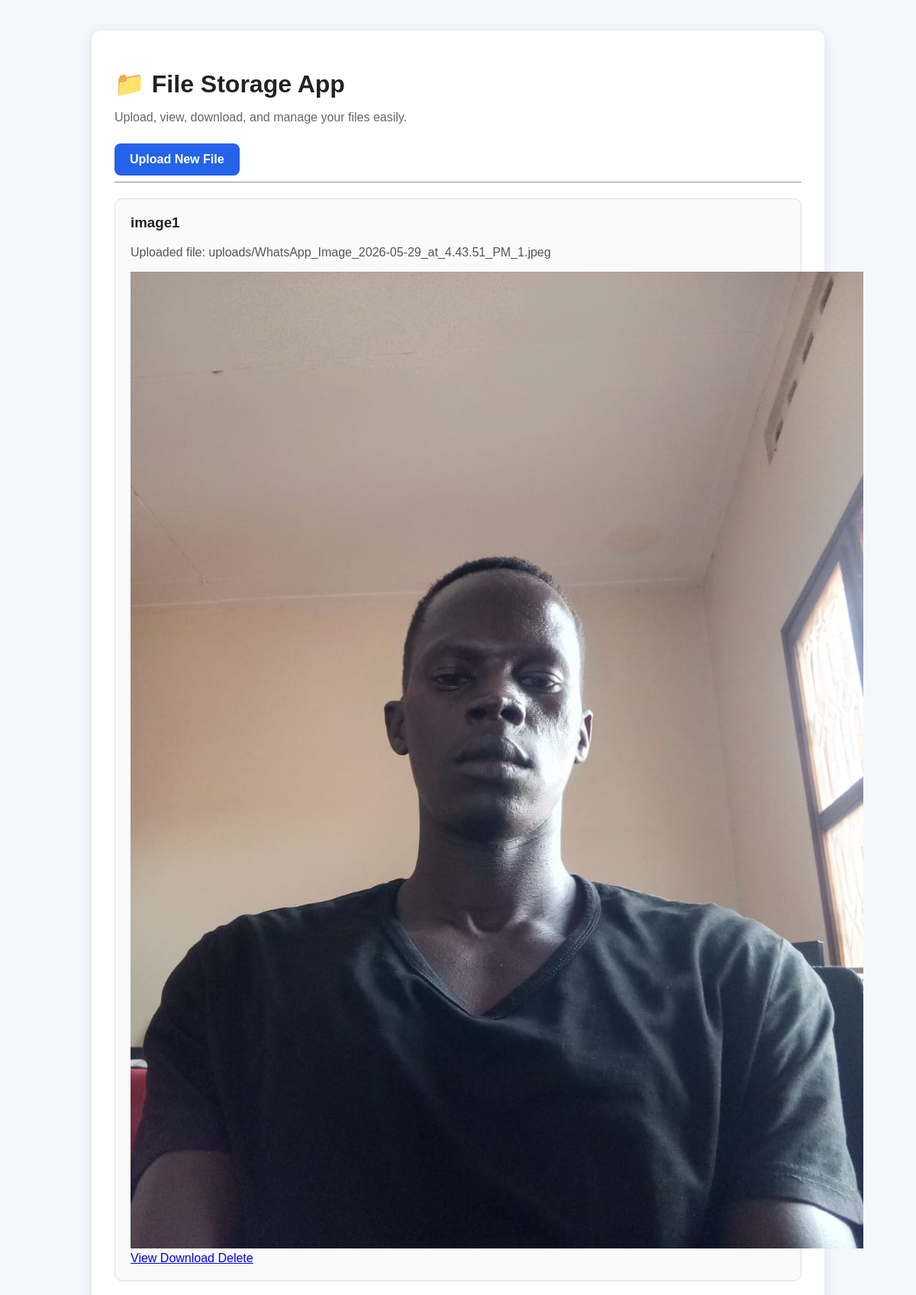
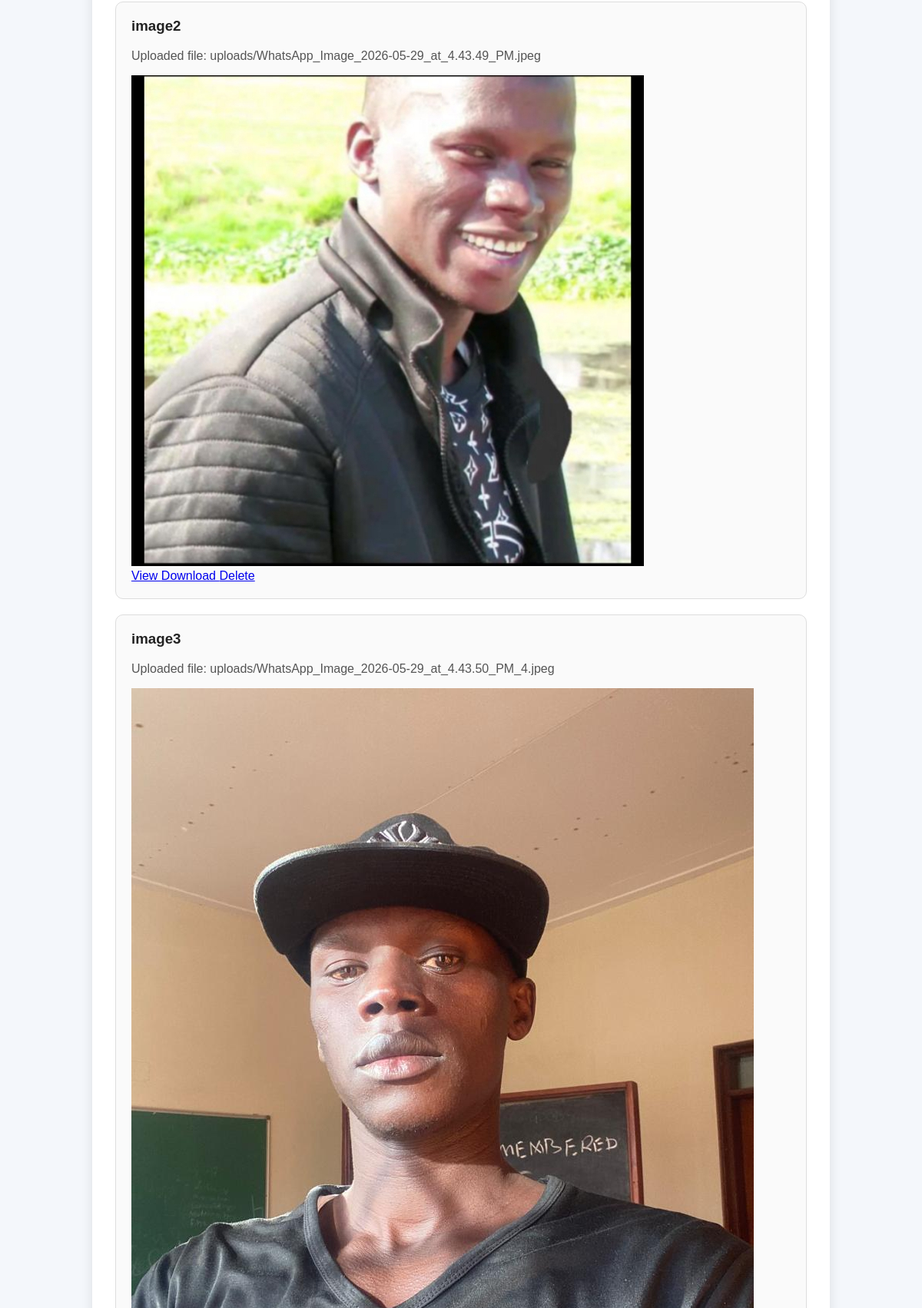
The page / (upper part) on the database its author committed (2 pictures, top to bottom).
### files_app/models.py (models this page shows, shortened)
class UploadedFile(models.Model):
    title = models.CharField(max_length=100)
    file = models.FileField(upload_to='uploads/')
    uploaded_at = models.DateTimeField(auto_now_add=True)

### files_app/views.py (the view)
# urls.py: path('', views.home, name='home'),
def home(request):
    files = UploadedFile.objects.all()
    return render(request, "home.html", {"files": files})

### files_app/templates/home.html (shortened to what this page needs)
{% load static %}
<!DOCTYPE html>
<html>
<head>
    <link rel="stylesheet" href="{% static 'files_app/style.css' %}">
</head>
<body>
<div class="container">
    <h1>📁 File Storage App</h1>
    <p class="subtitle">
        Upload, view, download, and manage your files easily.
    </p>
    <a class="upload-btn" href="/upload/">
        Upload New File
    </a>
    <hr>
    {% for file in files %}
        <div class="file-box">
            <h3>{{ file.title }}</h3>
            <p>
                Uploaded file:
                {{ file.file.name }}
            </p>
            {% if file.file %}
                <img src="{{ file.file.url }}"
                     alt="{{ file.title }}"
                     class="preview-image">
            {% endif %}
            <div class="button-group">
                <a class="view-btn"
                   href="{{ file.file.url }}"
                   target="_blank">
                    View
                </a>
                <a class="download-btn"
                   href="{{ file.file.url }}"
                   download>
                    Download
                </a>
                <a class="delete-btn"
                   href="/delete/{{ file.id }}/">
                    Delete
                </a>
            </div>
        </div>
    {% endfor %}
</div>
</body>
</html>

### files_app/static/files_app/style.css (style rules this page uses)
body { font-family: Arial, sans-serif; background: #f4f7fb; margin: 0; padding: 0; }
.container { width: 80%; max-width: 900px; margin: 40px auto; background: #fff; padding: 30px; border-radius: 12px; box-shadow: 0 3px 15px rgba(0,0,0,0.1); }
h1 { margin-bottom: 10px; color: #222; }
.subtitle { color: #666; margin-bottom: 25px; }
.upload-btn { display: inline-block; background: #2563eb; color: white; padding: 12px 20px; text-decoration: none; border-radius: 8px; font-weight: bold; }
.file-box { background: #fafafa; border: 1px solid #ddd; border-radius: 10px; padding: 20px; margin-top: 20px; }
.file-box h3 { margin-top: 0; color: #222; }
.file-box p { color: #555; }

### rows shown on the page
UploadedFile: title "image1", file.name "uploads/WhatsApp_Image_2026-05-29_at_4.43.51_PM_1.jpeg", file (picture)
UploadedFile: title "image2", file.name "uploads/WhatsApp_Image_2026-05-29_at_4.43.49_PM.jpeg", file (picture)
UploadedFile: title "image3", file.name "uploads/WhatsApp_Image_2026-05-29_at_4.43.50_PM_4.jpeg", file (picture)
